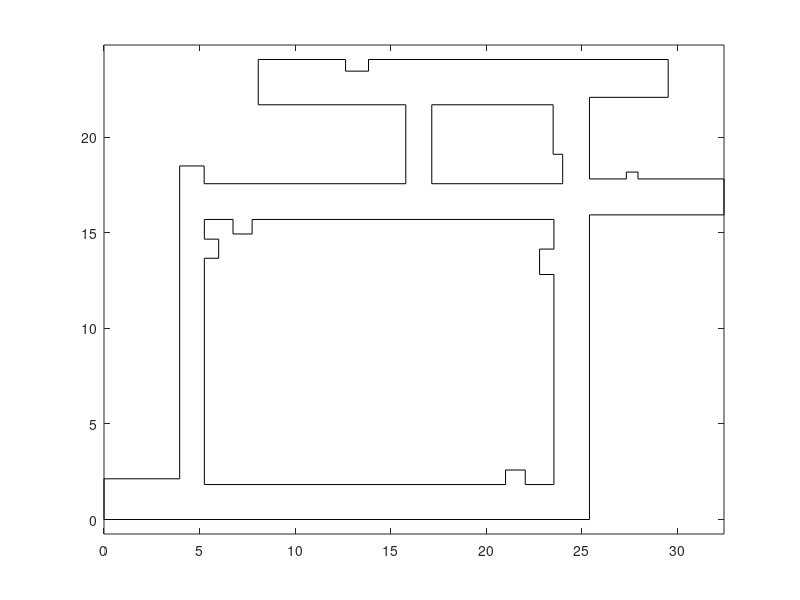

Reproduce this figure in MATLAB. (Note: this script raises an error after producing the figure.)
structure1 = [0, 0; 0, 2.13; 3.96,2.13;3.96,18.50; 5.24,18.50;5.24,17.57;15.79,17.57;15.79,17.57;15.79,21.70;8.07,21.70;8.07,24.07;12.64,24.07;12.64,23.46;13.84,23.46;13.84,24.07;29.52,24.07;29.52,22.09;25.4,22.09;25.4,17.82;27.33,17.82;27.33,18.18;27.94,18.18;27.94,17.82;32.44,17.82
    32.44,15.94;25.4,15.94;25.4,0;0,0];
structure2 = [5.25,1.83;5.25,13.67;6,13.67;6,14.67;5.25,14.67;5.25,15.70;6.75,15.70;6.75,14.94;7.75,14.94;7.75,15.7;23.54,15.70;23.54,14.15;22.79,14.15;22.79,12.82;23.54,12.82;23.54,1.83;22.04,1.83;22.04,2.59;21.01,2.59;21.01,1.83;5.25,1.83];
structure3 = [17.15,21.7;23.5,21.7;23.5,19.11;24,19.11;24,17.57;17.15,17.57;17.15,21.7];
test_pos = [5 18; 5 1 ; 5 16.5;10 23; 13 23; 16 23; 19 23;22 23;25 23; 28 23; 7.25 16.5; 10 16.5; 13 16.5; 16 16.5; 19 16.5; 22 16.5; 25 16.5; 27.2 16.5; 30.5 16.5;16.5 20;24.5 20;24.5 15; 24.5 13.5; 24.5 10.5; 24.5 7.5; 24.5 4.5; 24.5 1; 5 14; 5 11; 5 8; 5 5; 5 2.5; 2 1; 8 1; 11 1; 14 1; 17 1; 19 1; 21.25 1; 23 1];
N_positions = size(test_pos, 1);

measures = zeros(2, 34, N_positions);


for np = 1:N_positions

    lidar_pos = test_pos(np,:);

    % Plot the floor plan
    figure(1)
    plot(structure1(:,1), structure1(:,2), 'k'); % Plot walls
    hold on
    plot(structure2(:,1),structure2(:,2),'k');
    plot(structure3(:,1),structure3(:,2),'k');
    axis equal;
    % Iterate over angles
    angle_list = 0:10:359;
    for na = 1:length(angle_list)
        angle_deg = angle_list(na);

        % Convert angle from degrees to radians
        angle_rad = deg2rad(angle_deg);
        
        % Calculate endpoint coordinates
        x_end = 50 * cos(angle_rad) + lidar_pos(1); % 50 meters away in the x direction
        y_end = 50 * sin(angle_rad) + lidar_pos(2); % 50 meters away in the y direction
        
        % Find the intersection points
        [x_intersect1, y_intersect1] = polyxpoly([lidar_pos(1),x_end],[lidar_pos(2),y_end], structure1(:,1), structure1(:,2));
        [x_intersect2, y_intersect2] = polyxpoly([lidar_pos(1),x_end],[lidar_pos(2),y_end], structure2(:,1), structure2(:,2));
        [x_intersect3, y_intersect3] = polyxpoly([lidar_pos(1),x_end],[lidar_pos(2),y_end], structure3(:,1), structure3(:,2));

        x_intersect = [ x_intersect1 ; x_intersect2 ; x_intersect3];
        y_intersect = [ y_intersect1 ; y_intersect2 ; y_intersect3];
        
        distance = sqrt((x_intersect-lidar_pos(1)).^2 + (y_intersect-lidar_pos(2)).^2);
        [~,idx] = min(distance);
        x_intersect = x_intersect(idx);
        y_intersect = y_intersect(idx);

        %if (np == 33)
        %plot(x_intersect, y_intersect, 'r.');
        %plot([lidar_pos(1) x_intersect], [lidar_pos(2) y_intersect], 'm');
        %end

        measures(:,na,np) = [x_intersect ; y_intersect] - test_pos(np,:).';

        if (na == 1)  % pointing right
            rightwall(np) = x_intersect;
        elseif (na == 10)   % pointing up
            topwall(np) = y_intersect;
        elseif (na == 19)   % pointing left
            leftwall(np) = x_intersect;
        elseif (na == 28)   % pointing_down
            bottomwall(np) = y_intersect;
        end

    end


    % Plot the lidar position
    plot(lidar_pos(1), lidar_pos(2), 'go');

    xlabel('X-axis (m)');
    ylabel('Y-axis (m)');
    title('Map'); 
    %drawnow
    %pause(0.1)
    
    %lidar_pos(1) = lidar_pos(1) + 0.1;
end




lidar_pos = [4,18];

real_data = zeros(2, 36);

% Iterate over angles
angle_list = 0:10:359;
for na = 1:length(angle_list)
    angle_deg = angle_list(na);

    % Convert angle from degrees to radians
    angle_rad = deg2rad(angle_deg);

    % Calculate endpoint coordinates
    x_end = 50 * cos(angle_rad) + lidar_pos(1); % 5 meters away in the x direction
    y_end = 50 * sin(angle_rad) + lidar_pos(2); % 5 meters away in the y direction

    % Find the intersection points
    [x_intersect1, y_intersect1] = polyxpoly([lidar_pos(1),x_end],[lidar_pos(2),y_end], structure1(:,1), structure1(:,2));
    [x_intersect2, y_intersect2] = polyxpoly([lidar_pos(1),x_end],[lidar_pos(2),y_end], structure2(:,1), structure2(:,2));
    [x_intersect3, y_intersect3] = polyxpoly([lidar_pos(1),x_end],[lidar_pos(2),y_end], structure3(:,1), structure3(:,2));

    x_intersect = [ x_intersect1 ; x_intersect2 ;x_intersect3];
    y_intersect = [ y_intersect1 ; y_intersect2 ;y_intersect3];

    distance = sqrt((x_intersect-lidar_pos(1)).^2 + (y_intersect-lidar_pos(2)).^2);
    [~,idx] = min(distance);
    x_intersect = x_intersect(idx);
    y_intersect = y_intersect(idx);

    real_data(:,na) = [x_intersect ; y_intersect] - lidar_pos.';
    plot([lidar_pos(1) x_intersect],[lidar_pos(2) y_intersect],'r');
    

end

plot(lidar_pos(1),lidar_pos(2),'yo');
metric = squeeze(sum(sum((measures - real_data).^2)));
[~,idx] = min(metric);
fprintf('The lidar is closest to position %g,%g\n', test_pos(idx,:));

[p,idx2] = sort(metric);
fprintf('%g %g\n',test_pos(idx2(1),:));
%disp(p);
tp = test_pos(idx2(1), :);
plot(tp(1), tp(2), 'kx')

weight_percentage_p1 = p(2) / (p(1) + p(2)); % Percentage of p(1)
weight_percentage_p2 = p(1) / (p(1) + p(2)); % Percentage of p(2)


xapprox = weight_percentage_p1 * test_pos(idx2(1),1) + weight_percentage_p2 * test_pos(idx2(2),1); %%percentage of p(1) * test_pos associated with that-- in x
yapprox = weight_percentage_p1 * test_pos(idx2(1),2) + weight_percentage_p2 * test_pos(idx2(2),2); %%percentage of p(1) * test_pos associated with that-- in y



fprintf('Weight percentage of p(1): %.2f%%\n', weight_percentage_p1 * 100);
plot(test_pos(idx2(1),1),test_pos(idx2(1),2),'go');

pidx = idx2(1);


xapprox1 = leftwall(pidx) + abs(real_data(1, 19));
xapprox2 = rightwall(pidx) - abs(real_data(1,1));
yapprox1 = bottomwall(pidx) + abs(real_data(2, 28));
yapprox2 = topwall(pidx) - abs(real_data(2,10));
xapprox = (xapprox1+xapprox2)/2;
yapprox = (yapprox1+yapprox2)/2;


approx_pos = [xapprox, yapprox];
approx_data = zeros(2,36);
angle_list = 0:10:359;
for nc = 1:length(angle_list)
    angle_deg = angle_list(nc);
    angle_rad = deg2rad(angle_deg);
    x_end = 50 * cos(angle_rad) + approx_pos(1); % 5 meters away in the x direction
    y_end = 50 * sin(angle_rad) + approx_pos(2); % 5 meters away in the y direction
    [x_intersect1, y_intersect1] = polyxpoly([approx_pos(1),x_end],[approx_pos(2),y_end], structure1(:,1), structure1(:,2));
    [x_intersect2, y_intersect2] = polyxpoly([approx_pos(1),x_end],[approx_pos(2),y_end], structure2(:,1), structure2(:,2));
    [x_intersect3, y_intersect3] = polyxpoly([approx_pos(1),x_end],[approx_pos(2),y_end], structure3(:,1), structure3(:,2));

    x_intersect = [ x_intersect1 ; x_intersect2 ; x_intersect3];
    y_intersect = [ y_intersect1 ; y_intersect2 ; y_intersect3];
    distance = sqrt((x_intersect-approx_pos(1)).^2 + (y_intersect-approx_pos(2)).^2);
    [~,idx] = min(distance);
    x_intersect = x_intersect(idx);
    y_intersect = y_intersect(idx);
    %approx_data(:,nc) = [x_intersect ; y_intersect] - approx_pos.';
    plot([approx_pos(1) x_intersect],[approx_pos(2) y_intersect],'m');
end

hold off;
fprintf('Approximated position is : %g,%g\n',approx_pos(1),approx_pos(2));
